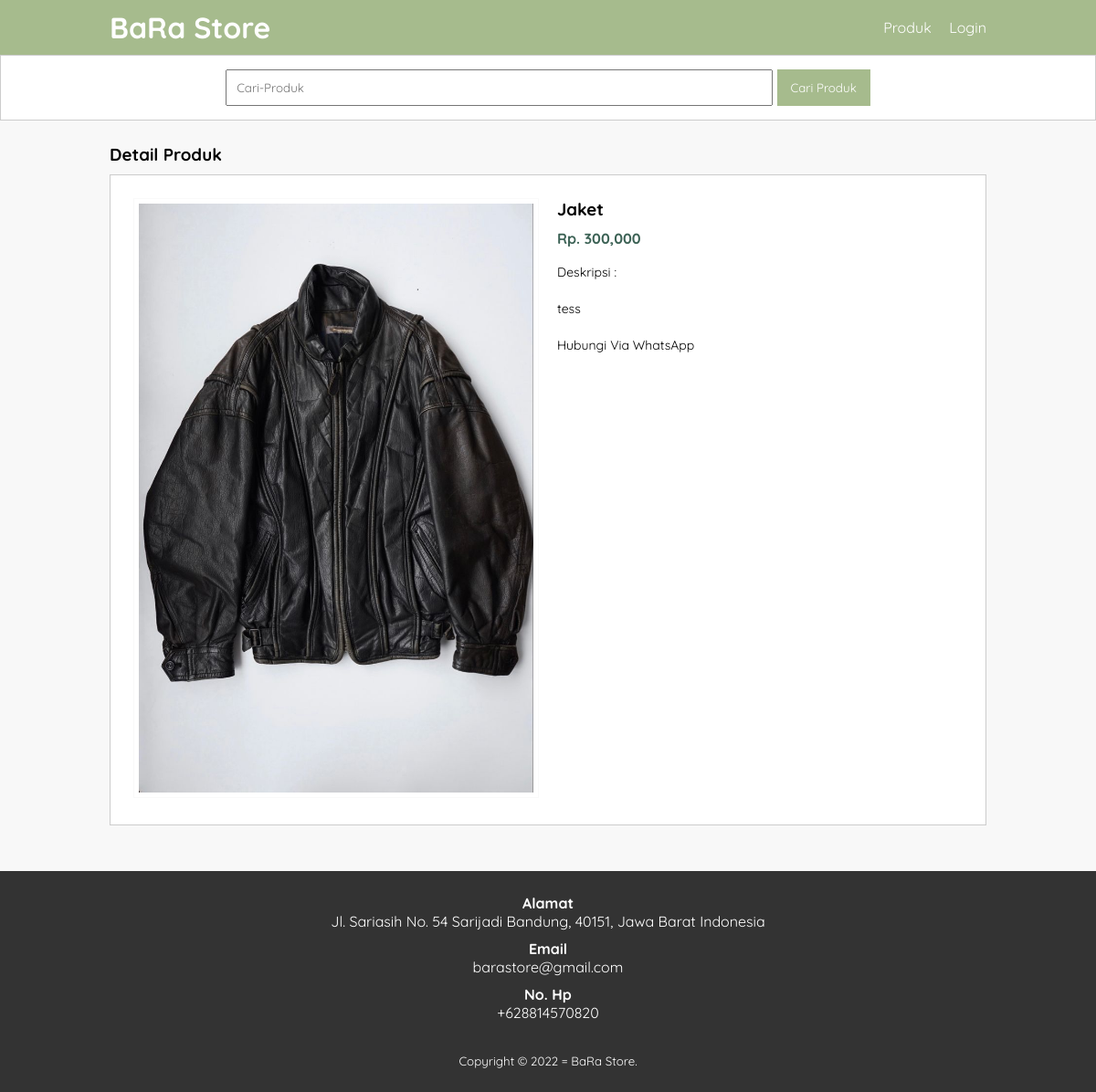
The app's page /Chapter4/detail_product.php?id=10 with its own data.
### tables this page shows
CREATE TABLE `tb_product` (
  `product_id` int(11) NOT NULL,
  `category_id` int(11) NOT NULL,
  `product_name` varchar(100) NOT NULL,
  `product_price` int(11) NOT NULL,
  `product_description` text NOT NULL,
  `product_image` varchar(100) NOT NULL,
  `product_status` tinyint(1) NOT NULL,
  `date_created` timestamp NOT NULL DEFAULT current_timestamp() ON UPDATE current_timestamp()
);

### Chapter4/detail_product.php (the view, shortened to what this page needs)
<?php
  include 'db.php';
  $contact = mysqli_query($conn, "SELECT admin_telp, admin_email, admin_address FROM tb_admin WHERE admin_id = 1");
  $a = mysqli_fetch_object($contact);
  $product = mysqli_query($conn, "SELECT * FROM tb_product WHERE product_id = '".$_GET['id']."' ");
  $p = mysqli_fetch_object($product);
?>
<!DOCTYPE html>
<html lang="en">
<head>
    <link rel="stylesheet" type="text/css" href="Css/style.css">
</head>
<body>
    <header>
        <div class="container">
        <h1><a href="index.php">BaRa Store</a></h1>
        <ul>
            <li><a href="produk.php">Produk</a></li>
            <li><a href="login.php">Login</a></li>
        </div>
    </header>
    <div class="search">
        <div class="container">
            <form action="produk.php">
                <input type="text" name="search" placeholder="Cari-Produk" value="<?php echo $_GET['search'] ?>">
                <input type="submit" name="cari" value="Cari Produk">
            </form>
        </div>
    </div>
    <div class="section">
        <div class="container">
            <h3>Detail Produk</h3>
            <div class="box">
                <div class="col-2">
                    <img src="produk/<?php echo $p->product_image ?>" width="100%">
                </div>
                <div class="col-2">
                    <h3><?php echo $p->product_name ?></h3>
                    <h4>Rp. <?php echo number_format($p->product_price) ?></h4>
                    <p>Deskripsi :<br>
                <?php echo $p->product_description ?>
                </p>
                <p><a href="https://api.whatsapp.com/send?phone=<?php echo $a->admin_telp ?>&text=Hai, Saya tertarik dengan produk Anda." target="_blank">
                 Hubungi Via WhatsApp</a>
                </div>
            </div>
        </div>
    </div>
    <div class="footer">
        <div class="container">
            <h4>Alamat</h4>
            <p><?php echo $a->admin_address ?></p>
            <h4>Email</h4>
            <p><?php echo $a->admin_email ?></p>
            <h4>No. Hp</h4>
            <p><?php echo $a->admin_telp ?></p>
        <small>Copyright &copy; 2022 = BaRa Store.</small>
        </div>
    </div>
</body>
</html>

### Chapter4/css/style.css (style rules this page uses)
* { padding: 0; margin: 0; font-family: 'Quicksand', sans-serif; }
body { background-color: #f8f8f8; }
a { color: inherit; text-decoration: none; }
header { background-color: #A6BB8D; color: #fff; }
header h1 { float: left; padding: 10px 0; }
header ul { float: right; }
header ul li { display: inline-block; }
header ul li a { padding: 20px 0 20px 15px; display: inline-block; }
.container { width: 80%; margin: 0 auto; }
.container:after { content: ''; display: block; clear: both; }
.section { padding: 25px 0; }
.box { background-color: #fff; border: 1px solid #ccc; padding: 15px; box-sizing: border-box; margin: 10px 0 25px 0; }
.box:after { content: ''; display: block; clear: both; }
.search { padding: 15px 0; background-color: #fff; border: 1px solid #ccc; text-align: center; }
.search input[type=text] { width: 60%; padding: 10px; }
.search input[type=submit] { padding: 12px 15px; background-color: #A6BB8D; color: #fff; border: none; cursor: pointer; }
.footer { padding: 25px 0; background-color: #333; color: #fff; text-align: center; }
.footer p { margin-bottom: 10px; }
.footer small { margin-top: 25px; display: inline-block; }
.col-2 { width: 50%; min-height: 200px; padding: 10px; box-sizing: border-box; float: left; }
.col-2 img { border: 1px solid #f9f9f9; padding: 5px; box-sizing: border-box; }
.col-2 h3 { margin-bottom: 10px; }
.col-2 h4 { color: #3C6255; }
.col-2 p { margin: 15px 0; text-align: justify; line-height: 25px; font-size: 14px; }

### records on screen
tb_product: product_image (picture), product_name "Jaket", product_price "300,000", product_description "tess"

### other values on screen
$a->admin_address "Jl. Sariasih No. 54 Sarijadi Bandung, 40151, Jawa Barat Indonesia"
$a->admin_email "barastore@gmail.com"
$a->admin_telp "+628814570820"
